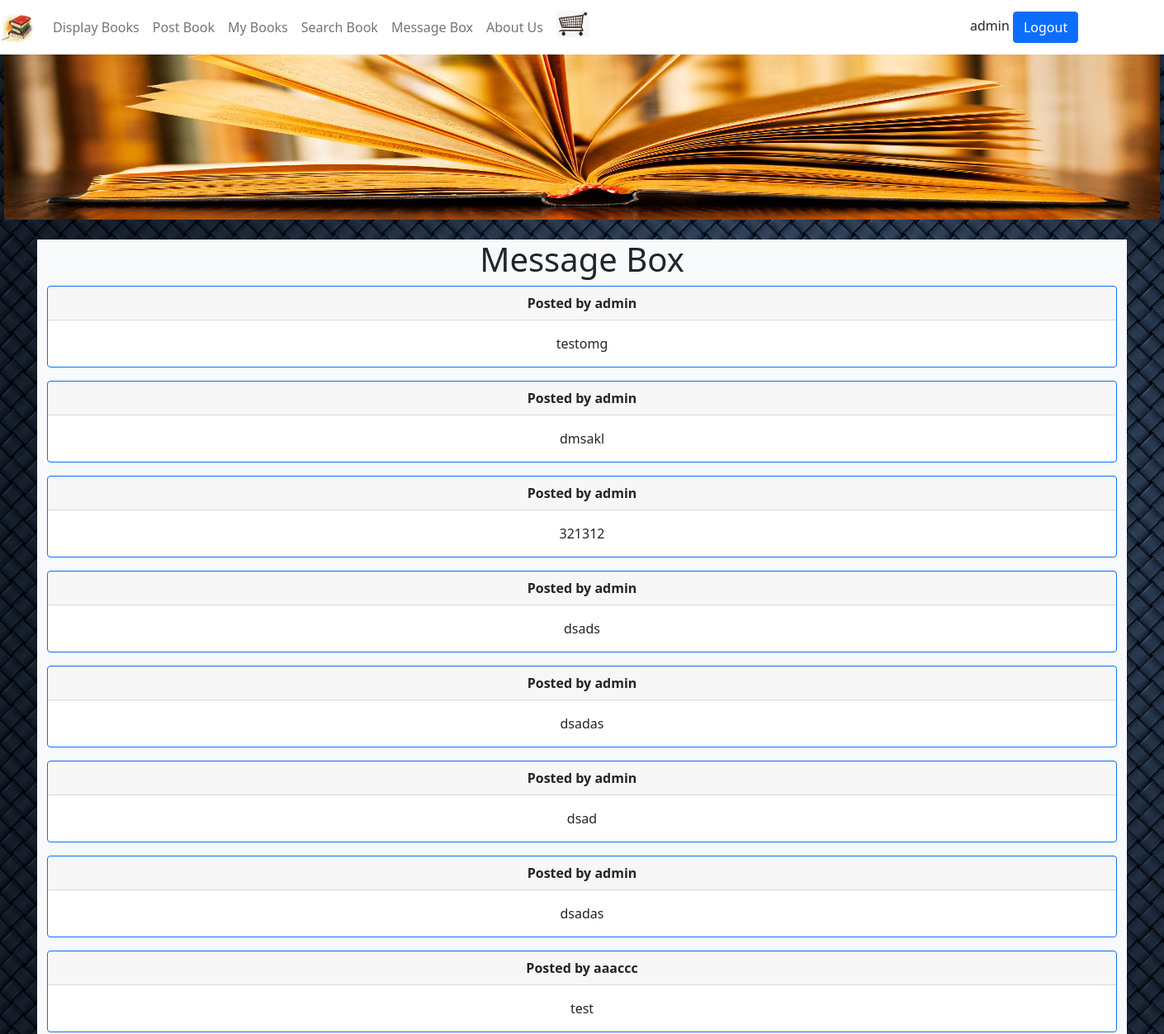
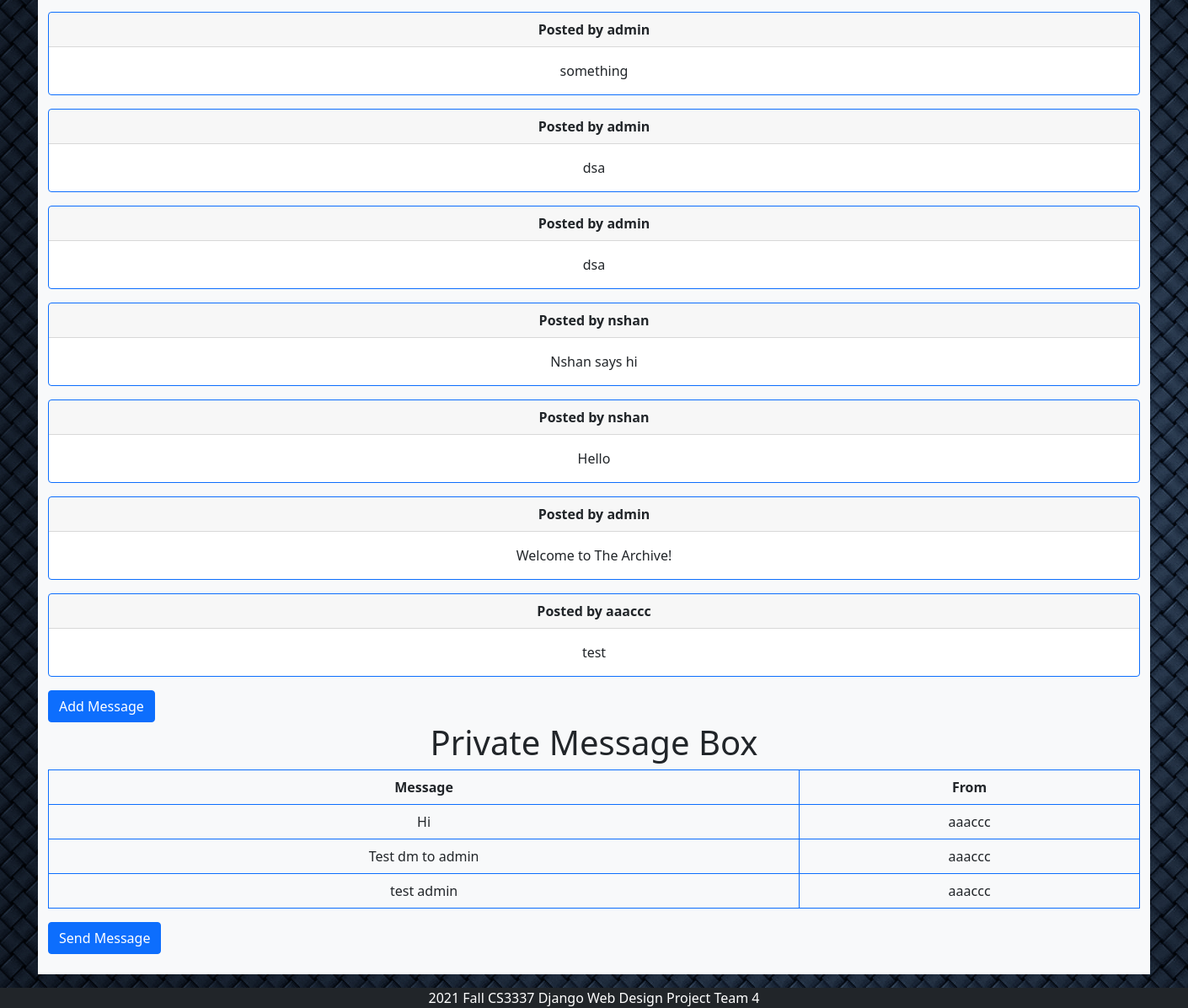
The app's page /messagebox (signed in) with its own data (2 pictures, top to bottom).
### bookMng/models.py (models this page shows, shortened)
class Messages(models.Model):
    message = models.CharField(max_length=200)
    username = models.ForeignKey(User, blank=True, null=True, on_delete=models.CASCADE)

class IndivMessages(models.Model):
    message = models.CharField(max_length=200)
    username = models.ForeignKey(User, blank=True, null=True, on_delete=models.CASCADE)
    receiver = models.CharField(max_length=200)

### bookMng/views.py (the view)
# urls.py: path('messagebox', views.messagebox, name='messagebox'),
def messagebox(request):
    messages = Messages.objects.all()
    imessages = IndivMessages.objects.filter(receiver=request.user)
    books = Book.objects.all()
    return render(request,
                  'bookMng/messagebox.html',
                  {
                      'item_list': MainMenu.objects.all(),
                      'messages': messages,
                      'books': books,
                      'imessages': imessages,
                  })

### bookEx/templates/bookMng/messagebox.html (shortened to what this page needs)
{% extends "base.html" %}
{% load static %}
{% block content %}
<h1 align="center"> Message Box </h1>
      {% for message in messages %}
<div class="card text-center mb-3 border-primary">
    <div class="card-header">
        <b>Posted by {{ message.username }}</b>
    </div>
    <div class="card-body">
        <p class="card-text"> {{ message.message }}</p>
    </div>
</div>
      {% endfor %}
<a class="btn btn-primary" href="book_message" role="button">Add Message</a>
<h1 align="center"> Private Message Box </h1>
  <table class="table table-bordered border-primary">
          <thead>
        <tr align="center">
            <th scope="col">Message</th>
            <th scope="col">From</th>
        </tr>
    </thead>
      {% for imessage in imessages %}
        <tr align="center">
            <td>{{ imessage.message }} </td>
            <td>{{ imessage.username }} </td>
        </tr>
      {% endfor %}
  </table>
<a class="btn btn-primary" href="book_imessage" role="button">Send Message</a>
<br>
<br>
{% endblock content %}

### bookEx/templates/base.html (shortened to what this page needs)
{% load static %}
<!DOCTYPE html>
<html lang="en">
<head>
    <link href="{% static 'main.css' %}" rel="stylesheet" type="text/css">
    <link href="https://cdn.jsdelivr.net/npm/bootstrap@5.0.2/dist/css/bootstrap.min.css" rel="stylesheet">
    <link href="{% static 'stars.css' %}" rel="stylesheet" type="text/css"/>
    <link rel="stylesheet" href="https://cdnjs.cloudflare.com/ajax/libs/font-awesome/4.7.0/css/font-awesome.min.css">
</head>
<body style="background-image: url('{% static 'bg.jpg' %}');">
    <nav class="navbar navbar-expand-sm navbar-light sticky-top" style="background-color: white;">
        <a class="navbar-brand " href="/">
            <img src="{% static 'logo.jfif' %}" width="40" height ="40" alt=""/>
        </a>
        <div class="collapse navbar-collapse">
            <ul class="navbar-nav mr-auto">
                    <li class="nav-item">
                        <a class="nav-link" href="\displaybooks">Display Books</a>
                    </li>
                    <li class="nav-item">
                        <a class="nav-link" href="\postbook">Post Book</a>
                    </li>
                    <li class="nav-item">
                        <a class="nav-link" href="\mybooks">My Books</a>
                    </li>
                    <li class="nav-item">
                        <a class="nav-link" href="\search">Search Book</a>
                    </li>
                    <li class="nav-item">
                        <a class="nav-link" href="\messagebox">Message Box</a>
                    </li>
                    <li class="nav-item">
                        <a class="nav-link" href="\aboutus">About Us</a>
                    </li>
                    {% if user.is_authenticated %}
                        <div class="px-2">
                            <a href="{% url 'shoppingcart' %}">
                                <img src= "{% static 'cart_logo.png' %}" class="" style="width: 40px">
                            </a>
                        </div>
                    {% endif %}
                </ul>
        </div>
        <div class="col-sm-2" align="justify">
            {% if user.is_authenticated %}
                {{ user.username }}
                <a class="btn btn-primary" href="{% url 'logout' %}?next=/" role="button">Logout</a>
            {% else %}
                Not Logged in
                <a class="btn btn-primary" href="{% url 'login' %}?next=/" role="button">Login</a>
            {% endif %}
        </div>
    </nav>
    <div class="col-md-12 col-lg-12" >
        <div class="px-0" align="center">
            <img src="{% static 'topbanner.jpg' %}" width="1400" height="200" alt=""/>
        </div>
    </div>
    <br>
    <div class="container bg-light">
        {% block content %}{% endblock content %}
    </div>
    <div id="footer" class="col-12 mt-3 text-white bg-dark" align="center">
        2021 Fall CS3337 Django Web Design Project Team 4
    </div>
</body>
</html>

### records on screen
Messages: username "admin", message "testomg"
Messages: username "admin", message "dmsakl"
Messages: username "admin", message "321312"
Messages: username "admin", message "dsads"
Messages: username "admin", message "dsadas"
Messages: username "admin", message "dsad"
Messages: username "admin", message "dsadas"
Messages: username "aaaccc", message "test"
Messages: username "admin", message "something"
Messages: username "admin", message "dsa"
Messages: username "admin", message "dsa"
Messages: username "nshan", message "Nshan says hi"
Messages: username "nshan", message "Hello"
Messages: username "admin", message "Welcome to The Archive!"
Messages: username "aaaccc", message "test"
IndivMessages: message "Hi", username "aaaccc"
IndivMessages: message "Test dm to admin", username "aaaccc"
IndivMessages: message "test admin", username "aaaccc"

### other values on screen
{{ user.username }} "admin"
